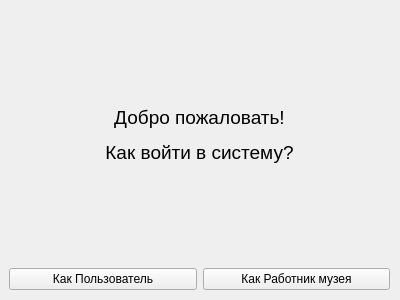
<?xml version="1.0" encoding="UTF-8"?>
<ui version="4.0">
 <class>LoginForm</class>
 <widget class="QWidget" name="LoginForm">
  <property name="geometry">
   <rect>
    <x>0</x>
    <y>0</y>
    <width>400</width>
    <height>300</height>
   </rect>
  </property>
  <property name="windowTitle">
   <string>Вход в систему</string>
  </property>
  <widget class="QWidget" name="gridLayoutWidget">
   <property name="geometry">
    <rect>
     <x>9</x>
     <y>9</y>
     <width>381</width>
     <height>281</height>
    </rect>
   </property>
   <layout class="QGridLayout" name="gridLayout">
    <item row="1" column="0">
     <widget class="QPushButton" name="userLoginBtn">
      <property name="text">
       <string>Как Пользователь</string>
      </property>
     </widget>
    </item>
    <item row="1" column="1">
     <widget class="QPushButton" name="workerLoginBtn">
      <property name="text">
       <string>Как Работник музея</string>
      </property>
     </widget>
    </item>
    <item row="0" column="0" colspan="2">
     <widget class="QLabel" name="label">
      <property name="text">
       <string>&lt;html&gt;&lt;head/&gt;&lt;body&gt;&lt;p align=&quot;center&quot;&gt;&lt;span style=&quot; font-size:14pt;&quot;&gt;Добро пожаловать!&lt;/span&gt;&lt;/p&gt;&lt;p align=&quot;center&quot;&gt;&lt;span style=&quot; font-size:14pt;&quot;&gt;Как войти в систему?&lt;/span&gt;&lt;/p&gt;&lt;/body&gt;&lt;/html&gt;</string>
      </property>
      <property name="alignment">
       <set>Qt::AlignCenter</set>
      </property>
      <property name="margin">
       <number>0</number>
      </property>
     </widget>
    </item>
   </layout>
  </widget>
 </widget>
 <resources/>
 <connections/>
</ui>
